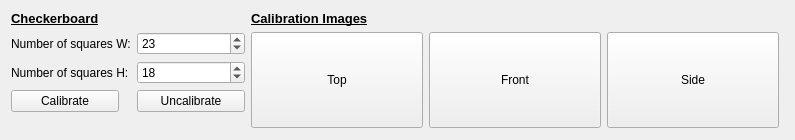
         <widget class="QWidget" name="tab_calibration_images">
          <attribute name="title">
           <string>Camera Calibration</string>
          </attribute>
          <layout class="QVBoxLayout" name="verticalLayout_2">
           <item>
            <layout class="QGridLayout" name="grid_camera_calibration">
             <item row="1" column="1">
              <layout class="QHBoxLayout" name="hbox_calibration_images">
               <item>
                <widget class="QPushButton" name="push_calibration_image_top">
                 <property name="sizePolicy">
                  <sizepolicy hsizetype="Fixed" vsizetype="Fixed">
                   <horstretch>0</horstretch>
                   <verstretch>0</verstretch>
                  </sizepolicy>
                 </property>
                 <property name="minimumSize">
                  <size>
                   <width>172</width>
                   <height>96</height>
                  </size>
                 </property>
                 <property name="focusPolicy">
                  <enum>Qt::NoFocus</enum>
                 </property>
                 <property name="text">
                  <string>Top</string>
                 </property>
                 <property name="flat">
                  <bool>false</bool>
                 </property>
                </widget>
               </item>
               <item>
                <widget class="QPushButton" name="push_calibration_image_front">
                 <property name="sizePolicy">
                  <sizepolicy hsizetype="Fixed" vsizetype="Fixed">
                   <horstretch>0</horstretch>
                   <verstretch>0</verstretch>
                  </sizepolicy>
                 </property>
                 <property name="minimumSize">
                  <size>
                   <width>172</width>
                   <height>96</height>
                  </size>
                 </property>
                 <property name="focusPolicy">
                  <enum>Qt::NoFocus</enum>
                 </property>
                 <property name="text">
                  <string>Front</string>
                 </property>
                 <property name="flat">
                  <bool>false</bool>
                 </property>
                </widget>
               </item>
               <item>
                <widget class="QPushButton" name="push_calibration_image_side">
                 <property name="sizePolicy">
                  <sizepolicy hsizetype="Fixed" vsizetype="Fixed">
                   <horstretch>0</horstretch>
                   <verstretch>0</verstretch>
                  </sizepolicy>
                 </property>
                 <property name="minimumSize">
                  <size>
                   <width>172</width>
                   <height>96</height>
                  </size>
                 </property>
                 <property name="focusPolicy">
                  <enum>Qt::NoFocus</enum>
                 </property>
                 <property name="text">
                  <string>Side</string>
                 </property>
                 <property name="default">
                  <bool>false</bool>
                 </property>
                 <property name="flat">
                  <bool>false</bool>
                 </property>
                </widget>
               </item>
              </layout>
             </item>
             <item row="0" column="0">
              <widget class="QLabel" name="label_calibration">
               <property name="font">
                <font>
                 <pointsize>10</pointsize>
                 <weight>75</weight>
                 <bold>true</bold>
                 <underline>true</underline>
                </font>
               </property>
               <property name="text">
                <string>&lt;b&gt;Checkerboard&lt;/b&gt;</string>
               </property>
              </widget>
             </item>
             <item row="0" column="1">
              <widget class="QLabel" name="label_calibration_images">
               <property name="sizePolicy">
                <sizepolicy hsizetype="Preferred" vsizetype="Fixed">
                 <horstretch>0</horstretch>
                 <verstretch>0</verstretch>
                </sizepolicy>
               </property>
               <property name="minimumSize">
                <size>
                 <width>0</width>
                 <height>0</height>
                </size>
               </property>
               <property name="font">
                <font>
                 <pointsize>10</pointsize>
                 <weight>75</weight>
                 <bold>true</bold>
                 <underline>true</underline>
                </font>
               </property>
               <property name="text">
                <string>&lt;b&gt;Calibration Images&lt;/b&gt;</string>
               </property>
              </widget>
             </item>
             <item row="1" column="2">
              <spacer name="hspacer_camera_calibration">
               <property name="orientation">
                <enum>Qt::Horizontal</enum>
               </property>
               <property name="sizeType">
                <enum>QSizePolicy::Expanding</enum>
               </property>
               <property name="sizeHint" stdset="0">
                <size>
                 <width>5</width>
                 <height>5</height>
                </size>
               </property>
              </spacer>
             </item>
             <item row="1" column="0">
              <layout class="QGridLayout" name="grid_calibration">
               <property name="topMargin">
                <number>0</number>
               </property>
               <item row="1" column="0">
                <widget class="QLabel" name="label_number_of_squares_h">
                 <property name="text">
                  <string>Number of squares H:</string>
                 </property>
                </widget>
               </item>
               <item row="1" column="1">
                <widget class="QSpinBox" name="spin_number_of_squares_h">
                 <property name="sizePolicy">
                  <sizepolicy hsizetype="Preferred" vsizetype="Fixed">
                   <horstretch>0</horstretch>
                   <verstretch>0</verstretch>
                  </sizepolicy>
                 </property>
                 <property name="minimumSize">
                  <size>
                   <width>50</width>
                   <height>0</height>
                  </size>
                 </property>
                 <property name="maximumSize">
                  <size>
                   <width>16777215</width>
                   <height>16777215</height>
                  </size>
                 </property>
                 <property name="focusPolicy">
                  <enum>Qt::StrongFocus</enum>
                 </property>
                 <property name="value">
                  <number>18</number>
                 </property>
                </widget>
               </item>
               <item row="0" column="1">
                <widget class="QSpinBox" name="spin_number_of_squares_w">
                 <property name="sizePolicy">
                  <sizepolicy hsizetype="Preferred" vsizetype="Fixed">
                   <horstretch>0</horstretch>
                   <verstretch>0</verstretch>
                  </sizepolicy>
                 </property>
                 <property name="minimumSize">
                  <size>
                   <width>50</width>
                   <height>0</height>
                  </size>
                 </property>
                 <property name="maximumSize">
                  <size>
                   <width>16777215</width>
                   <height>16777215</height>
                  </size>
                 </property>
                 <property name="focusPolicy">
                  <enum>Qt::StrongFocus</enum>
                 </property>
                 <property name="value">
                  <number>23</number>
                 </property>
                </widget>
               </item>
               <item row="0" column="0">
                <widget class="QLabel" name="label_number_of_squares_w">
                 <property name="text">
                  <string>Number of squares W:</string>
                 </property>
                </widget>
               </item>
               <item row="2" column="0">
                <widget class="QPushButton" name="push_camera_calibrate">
                 <property name="sizePolicy">
                  <sizepolicy hsizetype="Fixed" vsizetype="Fixed">
                   <horstretch>0</horstretch>
                   <verstretch>0</verstretch>
                  </sizepolicy>
                 </property>
                 <property name="minimumSize">
                  <size>
                   <width>108</width>
                   <height>0</height>
                  </size>
                 </property>
                 <property name="focusPolicy">
                  <enum>Qt::NoFocus</enum>
                 </property>
                 <property name="text">
                  <string>Calibrate</string>
                 </property>
                </widget>
               </item>
               <item row="2" column="1">
                <widget class="QPushButton" name="push_camera_uncalibrate">
                 <property name="sizePolicy">
                  <sizepolicy hsizetype="Fixed" vsizetype="Fixed">
                   <horstretch>0</horstretch>
                   <verstretch>0</verstretch>
                  </sizepolicy>
                 </property>
                 <property name="minimumSize">
                  <size>
                   <width>108</width>
                   <height>0</height>
                  </size>
                 </property>
                 <property name="focusPolicy">
                  <enum>Qt::NoFocus</enum>
                 </property>
                 <property name="text">
                  <string>Uncalibrate</string>
                 </property>
                </widget>
               </item>
               <item row="3" column="1">
                <spacer name="vspacer_checkerboard">
                 <property name="orientation">
                  <enum>Qt::Vertical</enum>
                 </property>
                 <property name="sizeHint" stdset="0">
                  <size>
                   <width>5</width>
                   <height>1</height>
                  </size>
                 </property>
                </spacer>
               </item>
              </layout>
             </item>
             <item row="2" column="1">
              <spacer name="vspacer_camera_calibration_images">
               <property name="orientation">
                <enum>Qt::Vertical</enum>
               </property>
               <property name="sizeHint" stdset="0">
                <size>
                 <width>5</width>
                 <height>1</height>
                </size>
               </property>
              </spacer>
             </item>
            </layout>
           </item>
          </layout>
         </widget>
